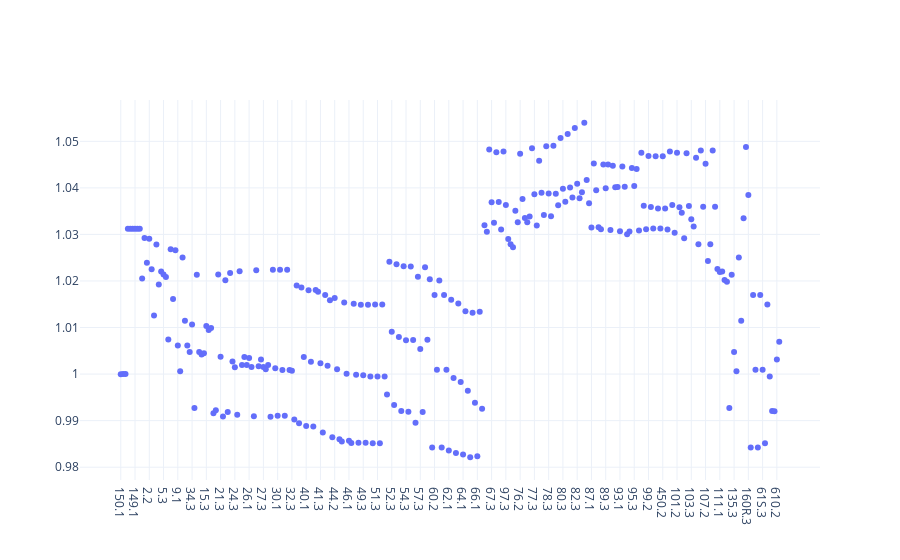

The cell this chart's notebook holds for it:
### Code cell
ts = dt.datetime(2018, 5, 1, 12)
true = true_voltages.loc[ts].abs() / base_voltages

fig = make_subplots(rows=1, cols=1)
fig.add_trace(
    go.Scatter(name="feeder", x=true.index, y=true.values, mode="markers"), row=1, col=1
)
fig.update_layout(template="plotly_white")
fig.show()

### Figure 1 — Plotly figure (JSON) as saved in the notebook; plotly's stock layout.template omitted (floating-point values rounded to 4 significant figures; data arrays with more than 128 entries replaced by an {"elided": "..."} marker saying what was removed)
{"data": [{"mode": "markers", "name": "feeder", "type": "scatter", "x": {"elided": "278 str values"}, "xaxis": "x", "y": {"elided": "278 float values"}, "yaxis": "y"}], "layout": {"xaxis": {"anchor": "y", "domain": [0, 1]}, "yaxis": {"anchor": "x", "domain": [0, 1]}}}
